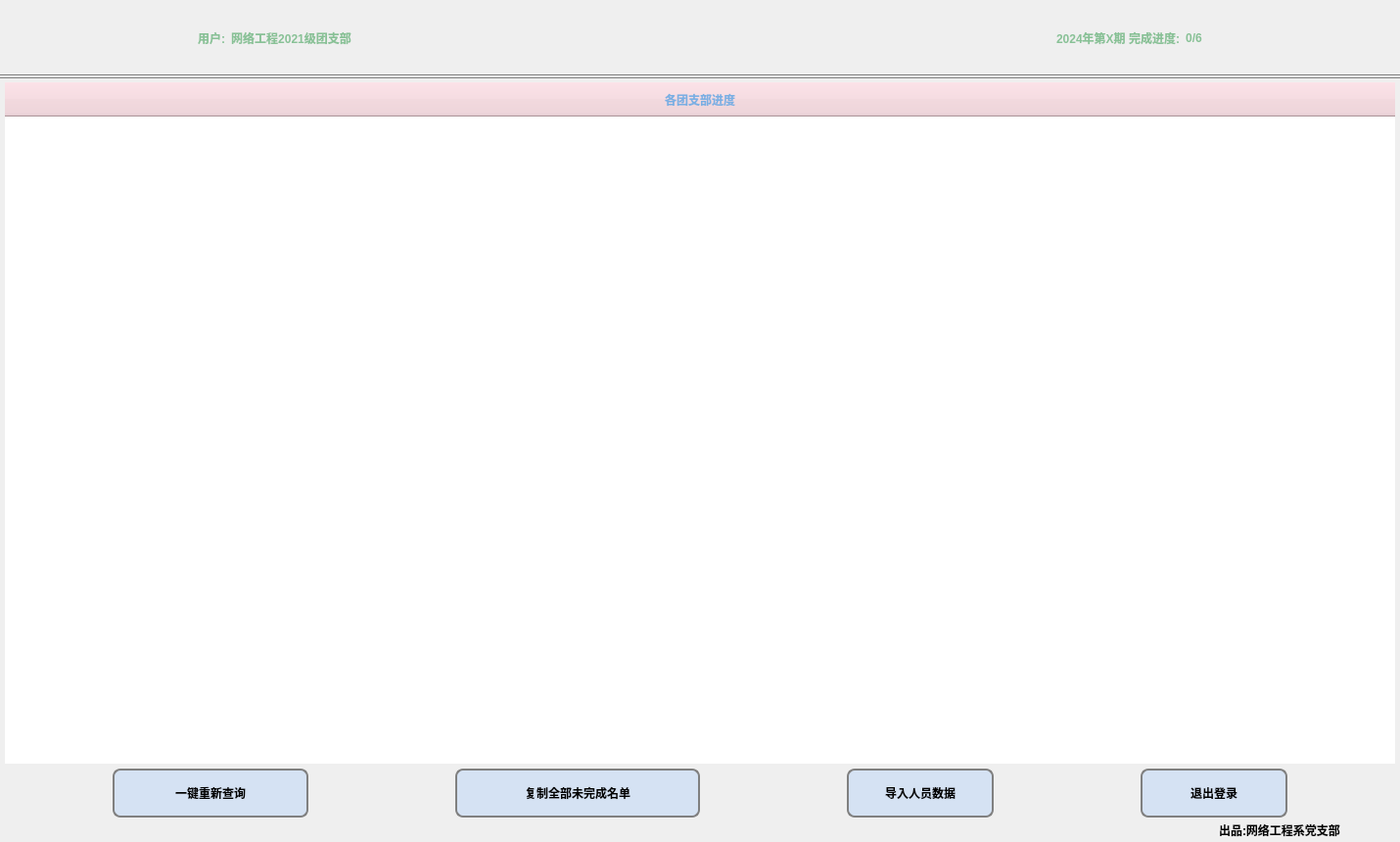
<?xml version="1.0" encoding="UTF-8"?>
<ui version="4.0">
 <class>mainWidget</class>
 <widget class="QWidget" name="mainWidget">
  <property name="geometry">
   <rect>
    <x>0</x>
    <y>0</y>
    <width>1430</width>
    <height>860</height>
   </rect>
  </property>
  <property name="minimumSize">
   <size>
    <width>1430</width>
    <height>860</height>
   </size>
  </property>
  <property name="windowTitle">
   <string>mainWidget</string>
  </property>
  <property name="styleSheet">
   <string notr="true">*{
font: 12pt &quot;楷体&quot;;
}
#mainWidget
{
background: qlineargradient(x1:0, y1:0, x2:1, y2:0,
                                stop:0 rgb(226,238,243),
                                stop:1 rgb(240,207,214));
}</string>
  </property>
  <layout class="QVBoxLayout" name="verticalLayout_3">
   <property name="spacing">
    <number>3</number>
   </property>
   <property name="leftMargin">
    <number>0</number>
   </property>
   <property name="topMargin">
    <number>0</number>
   </property>
   <property name="rightMargin">
    <number>0</number>
   </property>
   <property name="bottomMargin">
    <number>0</number>
   </property>
   <item>
    <widget class="QStackedWidget" name="stackedWidget">
     <property name="currentIndex">
      <number>1</number>
     </property>
     <widget class="QWidget" name="studentPage">
      <layout class="QVBoxLayout" name="verticalLayout_4">
       <property name="spacing">
        <number>2</number>
       </property>
       <property name="leftMargin">
        <number>0</number>
       </property>
       <property name="topMargin">
        <number>0</number>
       </property>
       <property name="rightMargin">
        <number>0</number>
       </property>
       <property name="bottomMargin">
        <number>0</number>
       </property>
       <item>
        <widget class="QWidget" name="topWidget" native="true">
         <property name="minimumSize">
          <size>
           <width>1410</width>
           <height>77</height>
          </size>
         </property>
         <property name="styleSheet">
          <string notr="true">QLabel
{
font: 20pt &quot;楷体&quot;;
font-weight:bold;
color:rgb(136, 193, 150);
}
#topWidget
{
border-bottom:1px solid gray;
}</string>
         </property>
         <layout class="QHBoxLayout" name="horizontalLayout_3">
          <item>
           <spacer name="horizontalSpacer">
            <property name="orientation">
             <enum>Qt::Horizontal</enum>
            </property>
            <property name="sizeType">
             <enum>QSizePolicy::Maximum</enum>
            </property>
            <property name="sizeHint" stdset="0">
             <size>
              <width>180</width>
              <height>20</height>
             </size>
            </property>
           </spacer>
          </item>
          <item>
           <widget class="QWidget" name="widget_4" native="true">
            <layout class="QHBoxLayout" name="horizontalLayout_2">
             <item>
              <widget class="QLabel" name="label1">
               <property name="styleSheet">
                <string notr="true"/>
               </property>
               <property name="text">
                <string>用户:</string>
               </property>
               <property name="alignment">
                <set>Qt::AlignCenter</set>
               </property>
              </widget>
             </item>
             <item>
              <widget class="QLabel" name="UserName">
               <property name="styleSheet">
                <string notr="true"/>
               </property>
               <property name="text">
                <string>网络工程2021级1班团支部</string>
               </property>
               <property name="alignment">
                <set>Qt::AlignCenter</set>
               </property>
              </widget>
             </item>
            </layout>
           </widget>
          </item>
          <item>
           <spacer name="horizontalSpacer_2">
            <property name="orientation">
             <enum>Qt::Horizontal</enum>
            </property>
            <property name="sizeType">
             <enum>QSizePolicy::Minimum</enum>
            </property>
            <property name="sizeHint" stdset="0">
             <size>
              <width>40</width>
              <height>20</height>
             </size>
            </property>
           </spacer>
          </item>
          <item>
           <widget class="QWidget" name="widget_3" native="true">
            <layout class="QHBoxLayout" name="horizontalLayout">
             <item>
              <widget class="QLabel" name="snum">
               <property name="styleSheet">
                <string notr="true"/>
               </property>
               <property name="text">
                <string>2024年第X期 完成进度:</string>
               </property>
               <property name="alignment">
                <set>Qt::AlignCenter</set>
               </property>
              </widget>
             </item>
             <item>
              <widget class="QLabel" name="schedule">
               <property name="styleSheet">
                <string notr="true"/>
               </property>
               <property name="text">
                <string>0/38</string>
               </property>
               <property name="alignment">
                <set>Qt::AlignCenter</set>
               </property>
              </widget>
             </item>
            </layout>
           </widget>
          </item>
          <item>
           <spacer name="horizontalSpacer_3">
            <property name="orientation">
             <enum>Qt::Horizontal</enum>
            </property>
            <property name="sizeType">
             <enum>QSizePolicy::Maximum</enum>
            </property>
            <property name="sizeHint" stdset="0">
             <size>
              <width>180</width>
              <height>20</height>
             </size>
            </property>
           </spacer>
          </item>
         </layout>
        </widget>
       </item>
       <item>
        <widget class="QWidget" name="bottomWidget" native="true">
         <property name="minimumSize">
          <size>
           <width>1430</width>
           <height>770</height>
          </size>
         </property>
         <property name="styleSheet">
          <string notr="true">#bottomWidget
{
border-top:1px solid gray;
}</string>
         </property>
         <layout class="QHBoxLayout" name="horizontalLayout_4">
          <property name="spacing">
           <number>2</number>
          </property>
          <property name="leftMargin">
           <number>0</number>
          </property>
          <property name="topMargin">
           <number>0</number>
          </property>
          <property name="rightMargin">
           <number>0</number>
          </property>
          <property name="bottomMargin">
           <number>0</number>
          </property>
          <item>
           <widget class="QWidget" name="leftWidget" native="true">
            <property name="minimumSize">
             <size>
              <width>190</width>
              <height>0</height>
             </size>
            </property>
            <property name="maximumSize">
             <size>
              <width>190</width>
              <height>16777215</height>
             </size>
            </property>
            <property name="styleSheet">
             <string notr="true">#leftWidget
{
border-right:1px solid gray;
}</string>
            </property>
            <layout class="QVBoxLayout" name="verticalLayout_2">
             <property name="spacing">
              <number>0</number>
             </property>
             <property name="leftMargin">
              <number>5</number>
             </property>
             <property name="topMargin">
              <number>5</number>
             </property>
             <property name="rightMargin">
              <number>5</number>
             </property>
             <property name="bottomMargin">
              <number>0</number>
             </property>
             <item>
              <widget class="QTableWidget" name="NeedCompTableWidget">
               <property name="minimumSize">
                <size>
                 <width>180</width>
                 <height>0</height>
                </size>
               </property>
               <property name="maximumSize">
                <size>
                 <width>180</width>
                 <height>16777215</height>
                </size>
               </property>
               <property name="styleSheet">
                <string notr="true">QTableView QHeaderView{
background-color:rgb(240,207,214);/*表头的背景色*/
}
QTableView QHeaderView::section{
color: rgb(122, 175, 227);/*表头字体颜色*/
border-right: 1px solid rgb(240,207,214);
border-left: 1px solid rgb(240,207,214);
font-weight:bold;
height: 35px;
}
QTableView{
color: rgb(122, 175, 227);
selection-background-color: rgba(0,0,0,0.6);/*选中后背景颜色*/
selection-color: red;
background: qlineargradient(x1:0, y1:0, x2:1, y2:0,
                                stop:0 rgb(226,238,243),
                                stop:1 rgb(240,207,214));
gridline-color: rgb(226,238,243);
}
QTableView::item{
color:black;
background-color: rgba(0,0,0,0.1);
}
QTableView::item:hover{
color: red;
background-color: rgba(0,0,0,0.3);
}
</string>
               </property>
               <property name="frameShape">
                <enum>QFrame::NoFrame</enum>
               </property>
               <attribute name="horizontalHeaderCascadingSectionResizes">
                <bool>false</bool>
               </attribute>
               <attribute name="horizontalHeaderMinimumSectionSize">
                <number>40</number>
               </attribute>
               <attribute name="horizontalHeaderShowSortIndicator" stdset="0">
                <bool>false</bool>
               </attribute>
               <attribute name="horizontalHeaderStretchLastSection">
                <bool>true</bool>
               </attribute>
               <column>
                <property name="text">
                 <string>需完成名单</string>
                </property>
               </column>
              </widget>
             </item>
             <item>
              <widget class="QWidget" name="buttonWidget" native="true">
               <property name="minimumSize">
                <size>
                 <width>0</width>
                 <height>40</height>
                </size>
               </property>
               <property name="maximumSize">
                <size>
                 <width>180</width>
                 <height>16777215</height>
                </size>
               </property>
               <property name="styleSheet">
                <string notr="true">QPushButton
{
font: 11pt &quot;楷体&quot;;
font-weight:bold;
border-radius:10px;
border:2px solid gray;
background-color: rgba(202, 221, 245,0.7);
height:35;
}
QPushButton:hover
{
font: 12pt &quot;楷体&quot;;
font-weight:bold;
border:2px solid;
background-color: rgb(202, 221, 245);
}</string>
               </property>
               <layout class="QVBoxLayout" name="verticalLayout">
                <property name="spacing">
                 <number>5</number>
                </property>
                <property name="leftMargin">
                 <number>0</number>
                </property>
                <property name="topMargin">
                 <number>10</number>
                </property>
                <property name="rightMargin">
                 <number>0</number>
                </property>
                <property name="bottomMargin">
                 <number>10</number>
                </property>
                <item>
                 <widget class="QPushButton" name="btnEditList">
                  <property name="minimumSize">
                   <size>
                    <width>165</width>
                    <height>30</height>
                   </size>
                  </property>
                  <property name="text">
                   <string>编辑名单</string>
                  </property>
                 </widget>
                </item>
                <item>
                 <widget class="QPushButton" name="btnXlsx">
                  <property name="text">
                   <string>显示未完成</string>
                  </property>
                 </widget>
                </item>
                <item>
                 <widget class="QPushButton" name="btnExitLogin">
                  <property name="text">
                   <string>退出登录</string>
                  </property>
                 </widget>
                </item>
               </layout>
              </widget>
             </item>
            </layout>
           </widget>
          </item>
          <item>
           <widget class="QWidget" name="midWidget" native="true">
            <property name="minimumSize">
             <size>
              <width>1040</width>
              <height>0</height>
             </size>
            </property>
            <property name="styleSheet">
             <string notr="true">#midWidget
{
border-left:1px solid gray;
border-right:1px solid gray;
}</string>
            </property>
            <layout class="QVBoxLayout" name="verticalLayout_5">
             <property name="spacing">
              <number>0</number>
             </property>
             <property name="leftMargin">
              <number>5</number>
             </property>
             <property name="topMargin">
              <number>5</number>
             </property>
             <property name="rightMargin">
              <number>5</number>
             </property>
             <property name="bottomMargin">
              <number>0</number>
             </property>
             <item>
              <widget class="QTableWidget" name="UserTableWidget">
               <property name="minimumSize">
                <size>
                 <width>1030</width>
                 <height>0</height>
                </size>
               </property>
               <property name="styleSheet">
                <string notr="true">QTableView QHeaderView{
background-color:rgb(240,207,214);/*表头的背景色*/
}
QTableView QHeaderView::section{
color: rgb(122, 175, 227);/*表头字体颜色*/
border-right: 1px solid rgb(240,207,214);
border-left: 1px solid rgb(240,207,214);
font-weight:bold;
height: 35px;
}
QTableView{
color: rgb(122, 175, 227);
selection-background-color: rgba(0,0,0,0.6);/*选中后背景颜色*/
selection-color: red;
background: qlineargradient(x1:0, y1:0, x2:1, y2:0,
                                stop:1 rgb(226,238,243),
                                stop:0 rgb(240,207,214));
gridline-color: rgb(226,238,243);
}
QTableView::item{
color:black;
background-color: rgba(0,0,0,0.1);
}
QTableView::item:hover{
color: red;
background-color: rgba(0,0,0,0.3);
}</string>
               </property>
               <property name="frameShape">
                <enum>QFrame::NoFrame</enum>
               </property>
               <attribute name="horizontalHeaderCascadingSectionResizes">
                <bool>false</bool>
               </attribute>
               <attribute name="horizontalHeaderShowSortIndicator" stdset="0">
                <bool>false</bool>
               </attribute>
               <attribute name="horizontalHeaderStretchLastSection">
                <bool>true</bool>
               </attribute>
               <attribute name="verticalHeaderVisible">
                <bool>false</bool>
               </attribute>
               <column>
                <property name="text">
                 <string>姓名</string>
                </property>
               </column>
               <column>
                <property name="text">
                 <string>手机号</string>
                </property>
               </column>
               <column>
                <property name="text">
                 <string>组织名称</string>
                </property>
               </column>
               <column>
                <property name="text">
                 <string>学习时间</string>
                </property>
               </column>
              </widget>
             </item>
             <item>
              <widget class="QLabel" name="UserCount">
               <property name="minimumSize">
                <size>
                 <width>0</width>
                 <height>40</height>
                </size>
               </property>
               <property name="styleSheet">
                <string notr="true">QLabel
{
font: 20pt &quot;楷体&quot;;
font-weight:bold;
color:rgb(136, 193, 150);
}</string>
               </property>
               <property name="text">
                <string>共计 XX 条数据</string>
               </property>
               <property name="alignment">
                <set>Qt::AlignCenter</set>
               </property>
              </widget>
             </item>
            </layout>
           </widget>
          </item>
          <item>
           <widget class="QWidget" name="rightWidget" native="true">
            <property name="minimumSize">
             <size>
              <width>190</width>
              <height>0</height>
             </size>
            </property>
            <property name="maximumSize">
             <size>
              <width>190</width>
              <height>16777215</height>
             </size>
            </property>
            <property name="styleSheet">
             <string notr="true">#rightWidget
{
border-left:1px solid gray;
}</string>
            </property>
            <layout class="QVBoxLayout" name="verticalLayout_6">
             <property name="spacing">
              <number>0</number>
             </property>
             <property name="leftMargin">
              <number>5</number>
             </property>
             <property name="topMargin">
              <number>5</number>
             </property>
             <property name="rightMargin">
              <number>5</number>
             </property>
             <property name="bottomMargin">
              <number>0</number>
             </property>
             <item>
              <widget class="QTableWidget" name="InCompTableWidget">
               <property name="minimumSize">
                <size>
                 <width>180</width>
                 <height>0</height>
                </size>
               </property>
               <property name="maximumSize">
                <size>
                 <width>180</width>
                 <height>16777215</height>
                </size>
               </property>
               <property name="styleSheet">
                <string notr="true">QTableView QHeaderView{
background-color:rgb(240,207,214);/*表头的背景色*/
}
QTableView QHeaderView::section{
color: rgb(122, 175, 227);/*表头字体颜色*/
border-right: 1px solid rgb(240,207,214);
border-left: 1px solid rgb(240,207,214);
font-weight:bold;
height: 35px;
}
QTableView{
color: rgb(122, 175, 227);
selection-background-color: rgba(0,0,0,0.6);/*选中后背景颜色*/
selection-color: red;
background: qlineargradient(x1:0, y1:0, x2:1, y2:0,
                                stop:0 rgb(226,238,243),
                                stop:1 rgb(240,207,214));
gridline-color: rgb(226,238,243);
}
QTableView::item{
color:black;
background-color: rgba(0,0,0,0.1);
}
QTableView::item:hover{
color: red;
background-color: rgba(0,0,0,0.3);
}</string>
               </property>
               <property name="frameShape">
                <enum>QFrame::NoFrame</enum>
               </property>
               <attribute name="horizontalHeaderStretchLastSection">
                <bool>true</bool>
               </attribute>
               <column>
                <property name="text">
                 <string>未完成名单</string>
                </property>
               </column>
              </widget>
             </item>
             <item>
              <widget class="QWidget" name="buttonWidget_2" native="true">
               <property name="minimumSize">
                <size>
                 <width>0</width>
                 <height>40</height>
                </size>
               </property>
               <property name="maximumSize">
                <size>
                 <width>180</width>
                 <height>16777215</height>
                </size>
               </property>
               <property name="styleSheet">
                <string notr="true">QPushButton
{
font: 11pt &quot;楷体&quot;;
font-weight:bold;
border-radius:10px;
border:2px solid gray;
background-color: rgba(202, 221, 245,0.7);
height:35;
}
QPushButton:hover
{
font: 12pt &quot;楷体&quot;;
font-weight:bold;
border:2px solid;
background-color: rgb(202, 221, 245);
}</string>
               </property>
               <layout class="QVBoxLayout" name="verticalLayout_8">
                <property name="spacing">
                 <number>5</number>
                </property>
                <property name="leftMargin">
                 <number>0</number>
                </property>
                <property name="topMargin">
                 <number>10</number>
                </property>
                <property name="rightMargin">
                 <number>0</number>
                </property>
                <property name="bottomMargin">
                 <number>0</number>
                </property>
                <item>
                 <widget class="QPushButton" name="btnCopyList">
                  <property name="minimumSize">
                   <size>
                    <width>0</width>
                    <height>30</height>
                   </size>
                  </property>
                  <property name="text">
                   <string>复制名单</string>
                  </property>
                 </widget>
                </item>
                <item>
                 <widget class="QLabel" name="label">
                  <property name="minimumSize">
                   <size>
                    <width>180</width>
                    <height>15</height>
                   </size>
                  </property>
                  <property name="maximumSize">
                   <size>
                    <width>180</width>
                    <height>15</height>
                   </size>
                  </property>
                  <property name="styleSheet">
                   <string notr="true">QLabel
{
font: 9pt &quot;楷体&quot;;
font-weight:bold;
}</string>
                  </property>
                  <property name="text">
                   <string>出品:网络工程系党支部</string>
                  </property>
                 </widget>
                </item>
               </layout>
              </widget>
             </item>
            </layout>
           </widget>
          </item>
         </layout>
        </widget>
       </item>
      </layout>
     </widget>
     <widget class="QWidget" name="teacherPage">
      <layout class="QVBoxLayout" name="verticalLayout_7">
       <property name="spacing">
        <number>2</number>
       </property>
       <property name="leftMargin">
        <number>0</number>
       </property>
       <property name="topMargin">
        <number>0</number>
       </property>
       <property name="rightMargin">
        <number>0</number>
       </property>
       <property name="bottomMargin">
        <number>0</number>
       </property>
       <item>
        <widget class="QWidget" name="topWidget_2" native="true">
         <property name="minimumSize">
          <size>
           <width>1410</width>
           <height>77</height>
          </size>
         </property>
         <property name="styleSheet">
          <string notr="true">QLabel
{
font: 20pt &quot;楷体&quot;;
font-weight:bold;
color:rgb(136, 193, 150);
}
#topWidget_2
{
border-bottom:1px solid gray;
}</string>
         </property>
         <layout class="QHBoxLayout" name="horizontalLayout_5">
          <item>
           <spacer name="horizontalSpacer_4">
            <property name="orientation">
             <enum>Qt::Horizontal</enum>
            </property>
            <property name="sizeType">
             <enum>QSizePolicy::Maximum</enum>
            </property>
            <property name="sizeHint" stdset="0">
             <size>
              <width>180</width>
              <height>20</height>
             </size>
            </property>
           </spacer>
          </item>
          <item>
           <widget class="QWidget" name="widget_5" native="true">
            <layout class="QHBoxLayout" name="horizontalLayout_6">
             <item>
              <widget class="QLabel" name="label1_2">
               <property name="styleSheet">
                <string notr="true"/>
               </property>
               <property name="text">
                <string>用户:</string>
               </property>
               <property name="alignment">
                <set>Qt::AlignCenter</set>
               </property>
              </widget>
             </item>
             <item>
              <widget class="QLabel" name="UsersName">
               <property name="styleSheet">
                <string notr="true"/>
               </property>
               <property name="text">
                <string>网络工程2021级团支部</string>
               </property>
               <property name="alignment">
                <set>Qt::AlignCenter</set>
               </property>
              </widget>
             </item>
            </layout>
           </widget>
          </item>
          <item>
           <spacer name="horizontalSpacer_5">
            <property name="orientation">
             <enum>Qt::Horizontal</enum>
            </property>
            <property name="sizeHint" stdset="0">
             <size>
              <width>162</width>
              <height>20</height>
             </size>
            </property>
           </spacer>
          </item>
          <item>
           <widget class="QWidget" name="widget_6" native="true">
            <layout class="QHBoxLayout" name="horizontalLayout_7">
             <item>
              <widget class="QLabel" name="snum2">
               <property name="styleSheet">
                <string notr="true"/>
               </property>
               <property name="text">
                <string>2024年第X期 完成进度:</string>
               </property>
               <property name="alignment">
                <set>Qt::AlignCenter</set>
               </property>
              </widget>
             </item>
             <item>
              <widget class="QLabel" name="schedule_2">
               <property name="styleSheet">
                <string notr="true"/>
               </property>
               <property name="text">
                <string>0/6</string>
               </property>
               <property name="alignment">
                <set>Qt::AlignCenter</set>
               </property>
              </widget>
             </item>
            </layout>
           </widget>
          </item>
          <item>
           <spacer name="horizontalSpacer_7">
            <property name="orientation">
             <enum>Qt::Horizontal</enum>
            </property>
            <property name="sizeType">
             <enum>QSizePolicy::Maximum</enum>
            </property>
            <property name="sizeHint" stdset="0">
             <size>
              <width>180</width>
              <height>20</height>
             </size>
            </property>
           </spacer>
          </item>
         </layout>
        </widget>
       </item>
       <item>
        <widget class="QWidget" name="bottomWidget_2" native="true">
         <property name="minimumSize">
          <size>
           <width>1430</width>
           <height>770</height>
          </size>
         </property>
         <property name="styleSheet">
          <string notr="true">#bottomWidget_2
{
border-top:1px solid gray;
}</string>
         </property>
         <layout class="QVBoxLayout" name="verticalLayout_9">
          <property name="spacing">
           <number>0</number>
          </property>
          <property name="leftMargin">
           <number>5</number>
          </property>
          <property name="topMargin">
           <number>5</number>
          </property>
          <property name="rightMargin">
           <number>5</number>
          </property>
          <property name="bottomMargin">
           <number>5</number>
          </property>
          <item>
           <widget class="QTableWidget" name="UsersTableWidget">
            <property name="styleSheet">
             <string notr="true">QTableView QHeaderView{
background-color:rgb(240,207,214);/*表头的背景色*/
}
QTableView QHeaderView::section{
color: rgb(122, 175, 227);/*表头字体颜色*/
border-right: 1px solid rgb(240,207,214);
border-left: 1px solid rgb(240,207,214);
font-weight:bold;
height: 35px;
}
QTableView{
color: rgb(122, 175, 227);
selection-background-color: rgba(0,0,0,0.6);/*选中后背景颜色*/
selection-color: red;
background: qlineargradient(x1:0, y1:0, x2:1, y2:0,
                                stop:1 rgb(226,238,243),
                                stop:0 rgb(240,207,214));
gridline-color: rgb(226,238,243);
}
QTableView::item{
color:black;
background-color: rgba(0,0,0,0.1);
}
QTableView::item:hover{
color: red;
background-color: rgba(0,0,0,0.3);
}</string>
            </property>
            <property name="frameShape">
             <enum>QFrame::NoFrame</enum>
            </property>
            <attribute name="horizontalHeaderStretchLastSection">
             <bool>true</bool>
            </attribute>
            <column>
             <property name="text">
              <string>各团支部进度</string>
             </property>
            </column>
           </widget>
          </item>
          <item>
           <widget class="QWidget" name="widget" native="true">
            <property name="minimumSize">
             <size>
              <width>0</width>
              <height>60</height>
             </size>
            </property>
            <property name="maximumSize">
             <size>
              <width>16777215</width>
              <height>60</height>
             </size>
            </property>
            <layout class="QHBoxLayout" name="horizontalLayout_8">
             <property name="spacing">
              <number>0</number>
             </property>
             <property name="leftMargin">
              <number>0</number>
             </property>
             <property name="topMargin">
              <number>0</number>
             </property>
             <property name="rightMargin">
              <number>0</number>
             </property>
             <property name="bottomMargin">
              <number>0</number>
             </property>
             <item>
              <spacer name="horizontalSpacer_6">
               <property name="orientation">
                <enum>Qt::Horizontal</enum>
               </property>
               <property name="sizeType">
                <enum>QSizePolicy::Maximum</enum>
               </property>
               <property name="sizeHint" stdset="0">
                <size>
                 <width>166</width>
                 <height>50</height>
                </size>
               </property>
              </spacer>
             </item>
             <item>
              <widget class="QPushButton" name="btnReQuery">
               <property name="minimumSize">
                <size>
                 <width>200</width>
                 <height>50</height>
                </size>
               </property>
               <property name="styleSheet">
                <string notr="true">QPushButton
{
font: 12pt &quot;楷体&quot;;
font-weight:bold;
border-radius:8px;
border:2px solid gray;
background-color: rgba(202, 221, 245,0.7);
height:35;
}
QPushButton:hover
{
font: 13pt &quot;楷体&quot;;
font-weight:bold;
border:2px solid;
background-color: rgb(202, 221, 245);
}</string>
               </property>
               <property name="text">
                <string>一键重新查询</string>
               </property>
              </widget>
             </item>
             <item>
              <spacer name="horizontalSpacer_9">
               <property name="orientation">
                <enum>Qt::Horizontal</enum>
               </property>
               <property name="sizeHint" stdset="0">
                <size>
                 <width>206</width>
                 <height>50</height>
                </size>
               </property>
              </spacer>
             </item>
             <item>
              <widget class="QPushButton" name="btnCopyAllInCompList">
               <property name="minimumSize">
                <size>
                 <width>250</width>
                 <height>50</height>
                </size>
               </property>
               <property name="styleSheet">
                <string notr="true">QPushButton
{
font: 12pt &quot;楷体&quot;;
font-weight:bold;
border-radius:8px;
border:2px solid gray;
background-color: rgba(202, 221, 245,0.7);
height:35;
}
QPushButton:hover
{
font: 13pt &quot;楷体&quot;;
font-weight:bold;
border:2px solid;
background-color: rgb(202, 221, 245);
}</string>
               </property>
               <property name="text">
                <string>复制全部未完成名单</string>
               </property>
              </widget>
             </item>
             <item>
              <spacer name="horizontalSpacer_10">
               <property name="orientation">
                <enum>Qt::Horizontal</enum>
               </property>
               <property name="sizeHint" stdset="0">
                <size>
                 <width>206</width>
                 <height>50</height>
                </size>
               </property>
              </spacer>
             </item>
             <item>
              <widget class="QPushButton" name="btnImport">
               <property name="minimumSize">
                <size>
                 <width>150</width>
                 <height>50</height>
                </size>
               </property>
               <property name="styleSheet">
                <string notr="true">QPushButton
{
font: 12pt &quot;楷体&quot;;
font-weight:bold;
border-radius:8px;
border:2px solid gray;
background-color: rgba(202, 221, 245,0.7);
height:35;
}
QPushButton:hover
{
font: 13pt &quot;楷体&quot;;
font-weight:bold;
border:2px solid;
background-color: rgb(202, 221, 245);
}</string>
               </property>
               <property name="text">
                <string>导入人员数据</string>
               </property>
              </widget>
             </item>
             <item>
              <spacer name="horizontalSpacer_11">
               <property name="orientation">
                <enum>Qt::Horizontal</enum>
               </property>
               <property name="sizeHint" stdset="0">
                <size>
                 <width>206</width>
                 <height>50</height>
                </size>
               </property>
              </spacer>
             </item>
             <item>
              <widget class="QPushButton" name="btnExit">
               <property name="minimumSize">
                <size>
                 <width>150</width>
                 <height>50</height>
                </size>
               </property>
               <property name="styleSheet">
                <string notr="true">QPushButton
{
font: 12pt &quot;楷体&quot;;
font-weight:bold;
border-radius:8px;
border:2px solid gray;
background-color: rgba(202, 221, 245,0.7);
height:35;
}
QPushButton:hover
{
font: 13pt &quot;楷体&quot;;
font-weight:bold;
border:2px solid;
background-color: rgb(202, 221, 245);
}</string>
               </property>
               <property name="text">
                <string>退出登录</string>
               </property>
              </widget>
             </item>
             <item>
              <spacer name="horizontalSpacer_8">
               <property name="orientation">
                <enum>Qt::Horizontal</enum>
               </property>
               <property name="sizeType">
                <enum>QSizePolicy::Maximum</enum>
               </property>
               <property name="sizeHint" stdset="0">
                <size>
                 <width>166</width>
                 <height>50</height>
                </size>
               </property>
              </spacer>
             </item>
            </layout>
           </widget>
          </item>
          <item>
           <widget class="QWidget" name="widgetbottom" native="true">
            <property name="minimumSize">
             <size>
              <width>0</width>
              <height>15</height>
             </size>
            </property>
            <property name="maximumSize">
             <size>
              <width>16777215</width>
              <height>15</height>
             </size>
            </property>
            <layout class="QHBoxLayout" name="horizontalLayout_9">
             <property name="spacing">
              <number>0</number>
             </property>
             <property name="leftMargin">
              <number>0</number>
             </property>
             <property name="topMargin">
              <number>0</number>
             </property>
             <property name="rightMargin">
              <number>0</number>
             </property>
             <property name="bottomMargin">
              <number>0</number>
             </property>
             <item>
              <spacer name="horizontalSpacer_12">
               <property name="orientation">
                <enum>Qt::Horizontal</enum>
               </property>
               <property name="sizeHint" stdset="0">
                <size>
                 <width>1237</width>
                 <height>12</height>
                </size>
               </property>
              </spacer>
             </item>
             <item>
              <widget class="QLabel" name="label_2">
               <property name="minimumSize">
                <size>
                 <width>180</width>
                 <height>15</height>
                </size>
               </property>
               <property name="maximumSize">
                <size>
                 <width>180</width>
                 <height>15</height>
                </size>
               </property>
               <property name="styleSheet">
                <string notr="true">QLabel
{
font: 9pt &quot;楷体&quot;;
font-weight:bold;
}</string>
               </property>
               <property name="text">
                <string>出品:网络工程系党支部</string>
               </property>
              </widget>
             </item>
            </layout>
           </widget>
          </item>
         </layout>
        </widget>
       </item>
      </layout>
     </widget>
    </widget>
   </item>
  </layout>
 </widget>
 <layoutdefault spacing="6" margin="11"/>
 <resources/>
 <connections/>
</ui>
